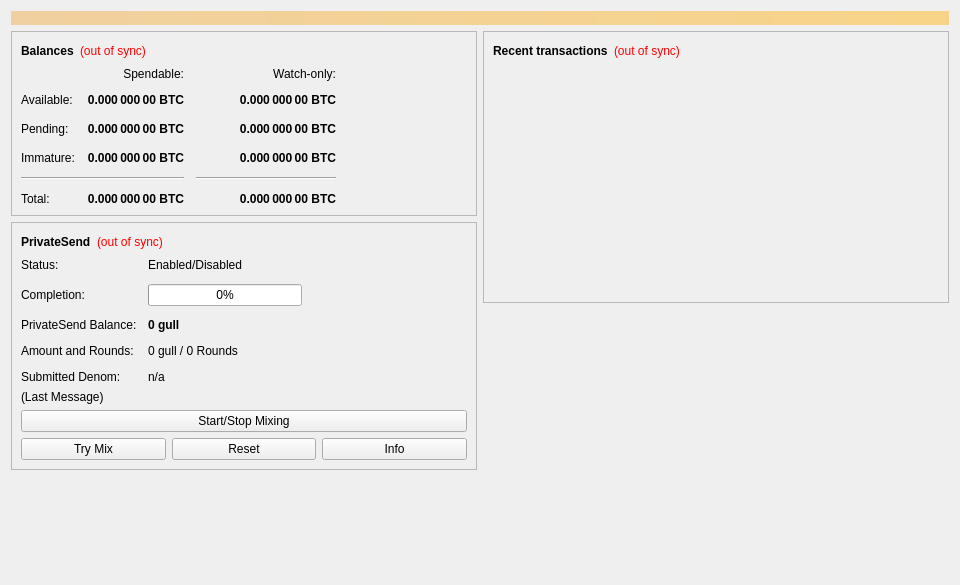
<?xml version="1.0" encoding="UTF-8"?>
<ui version="4.0">
 <class>OverviewPage</class>
 <widget class="QWidget" name="OverviewPage">
  <property name="geometry">
   <rect>
    <x>0</x>
    <y>0</y>
    <width>960</width>
    <height>585</height>
   </rect>
  </property>
  <property name="minimumSize">
   <size>
    <width>960</width>
    <height>0</height>
   </size>
  </property>
  <property name="windowTitle">
   <string>Form</string>
  </property>
  <layout class="QVBoxLayout" name="topLayout">
   <item>
    <widget class="QLabel" name="labelAlerts">
     <property name="visible">
      <bool>false</bool>
     </property>
     <property name="styleSheet">
      <string notr="true">QLabel { background-color: qlineargradient(x1: 0, y1: 0, x2: 1, y2: 0, stop:0 #F0D0A0, stop:1 #F8D488); color:#000000; }</string>
     </property>
     <property name="wordWrap">
      <bool>true</bool>
     </property>
     <property name="margin">
      <number>3</number>
     </property>
     <property name="textInteractionFlags">
      <set>Qt::TextSelectableByMouse</set>
     </property>
    </widget>
   </item>
   <item>
    <layout class="QHBoxLayout" name="horizontalLayout" stretch="1,1">
     <item>
      <layout class="QVBoxLayout" name="verticalLayout_2">
       <item>
        <widget class="QFrame" name="frame">
         <property name="frameShape">
          <enum>QFrame::StyledPanel</enum>
         </property>
         <property name="frameShadow">
          <enum>QFrame::Raised</enum>
         </property>
         <layout class="QVBoxLayout" name="verticalLayout_4">
          <item>
           <layout class="QHBoxLayout" name="horizontalLayout_4">
            <item>
             <widget class="QLabel" name="label_5">
              <property name="font">
               <font>
                <weight>75</weight>
                <bold>true</bold>
               </font>
              </property>
              <property name="text">
               <string>Balances</string>
              </property>
             </widget>
            </item>
            <item>
             <widget class="QLabel" name="labelWalletStatus">
              <property name="toolTip">
               <string>The displayed information may be out of date. Your wallet automatically synchronizes with the gull network after a connection is established, but this process has not completed yet.</string>
              </property>
              <property name="styleSheet">
               <string notr="true">QLabel { color: red; }</string>
              </property>
              <property name="text">
               <string notr="true">(out of sync)</string>
              </property>
              <property name="alignment">
               <set>Qt::AlignLeading|Qt::AlignLeft|Qt::AlignVCenter</set>
              </property>
             </widget>
            </item>
            <item>
             <spacer name="horizontalSpacer_3">
              <property name="orientation">
               <enum>Qt::Horizontal</enum>
              </property>
              <property name="sizeHint" stdset="0">
               <size>
                <width>40</width>
                <height>20</height>
               </size>
              </property>
             </spacer>
            </item>
           </layout>
          </item>
          <item>
           <layout class="QGridLayout" name="gridLayout">
            <property name="spacing">
             <number>12</number>
            </property>
            <item row="2" column="2">
             <widget class="QLabel" name="labelWatchPending">
              <property name="font">
               <font>
                <weight>75</weight>
                <bold>true</bold>
               </font>
              </property>
              <property name="cursor">
               <cursorShape>IBeamCursor</cursorShape>
              </property>
              <property name="toolTip">
               <string>Unconfirmed transactions to watch-only addresses</string>
              </property>
              <property name="text">
               <string notr="true">0.000 000 00 BTC</string>
              </property>
              <property name="alignment">
               <set>Qt::AlignRight|Qt::AlignTrailing|Qt::AlignVCenter</set>
              </property>
              <property name="textInteractionFlags">
               <set>Qt::LinksAccessibleByMouse|Qt::TextSelectableByKeyboard|Qt::TextSelectableByMouse</set>
              </property>
             </widget>
            </item>
            <item row="2" column="1">
             <widget class="QLabel" name="labelUnconfirmed">
              <property name="font">
               <font>
                <weight>75</weight>
                <bold>true</bold>
               </font>
              </property>
              <property name="cursor">
               <cursorShape>IBeamCursor</cursorShape>
              </property>
              <property name="toolTip">
               <string>Total of transactions that have yet to be confirmed, and do not yet count toward the spendable balance</string>
              </property>
              <property name="text">
               <string notr="true">0.000 000 00 BTC</string>
              </property>
              <property name="alignment">
               <set>Qt::AlignRight|Qt::AlignTrailing|Qt::AlignVCenter</set>
              </property>
              <property name="textInteractionFlags">
               <set>Qt::LinksAccessibleByMouse|Qt::TextSelectableByKeyboard|Qt::TextSelectableByMouse</set>
              </property>
             </widget>
            </item>
            <item row="3" column="2">
             <widget class="QLabel" name="labelWatchImmature">
              <property name="font">
               <font>
                <weight>75</weight>
                <bold>true</bold>
               </font>
              </property>
              <property name="cursor">
               <cursorShape>IBeamCursor</cursorShape>
              </property>
              <property name="toolTip">
               <string>Mined balance in watch-only addresses that has not yet matured</string>
              </property>
              <property name="text">
               <string notr="true">0.000 000 00 BTC</string>
              </property>
              <property name="alignment">
               <set>Qt::AlignRight|Qt::AlignTrailing|Qt::AlignVCenter</set>
              </property>
              <property name="textInteractionFlags">
               <set>Qt::LinksAccessibleByMouse|Qt::TextSelectableByKeyboard|Qt::TextSelectableByMouse</set>
              </property>
             </widget>
            </item>
            <item row="4" column="0" colspan="2">
             <widget class="Line" name="lineSpendableBalance">
              <property name="orientation">
               <enum>Qt::Horizontal</enum>
              </property>
             </widget>
            </item>
            <item row="4" column="2">
             <widget class="Line" name="lineWatchBalance">
              <property name="sizePolicy">
               <sizepolicy hsizetype="Preferred" vsizetype="Fixed">
                <horstretch>0</horstretch>
                <verstretch>0</verstretch>
               </sizepolicy>
              </property>
              <property name="minimumSize">
               <size>
                <width>140</width>
                <height>0</height>
               </size>
              </property>
              <property name="orientation">
               <enum>Qt::Horizontal</enum>
              </property>
             </widget>
            </item>
            <item row="5" column="0">
             <widget class="QLabel" name="labelTotalText">
              <property name="text">
               <string>Total:</string>
              </property>
             </widget>
            </item>
            <item row="3" column="1">
             <widget class="QLabel" name="labelImmature">
              <property name="font">
               <font>
                <weight>75</weight>
                <bold>true</bold>
               </font>
              </property>
              <property name="cursor">
               <cursorShape>IBeamCursor</cursorShape>
              </property>
              <property name="toolTip">
               <string>Mined balance that has not yet matured</string>
              </property>
              <property name="text">
               <string notr="true">0.000 000 00 BTC</string>
              </property>
              <property name="alignment">
               <set>Qt::AlignRight|Qt::AlignTrailing|Qt::AlignVCenter</set>
              </property>
              <property name="textInteractionFlags">
               <set>Qt::LinksAccessibleByMouse|Qt::TextSelectableByKeyboard|Qt::TextSelectableByMouse</set>
              </property>
             </widget>
            </item>
            <item row="2" column="3">
             <spacer name="horizontalSpacer_2">
              <property name="orientation">
               <enum>Qt::Horizontal</enum>
              </property>
              <property name="sizeHint" stdset="0">
               <size>
                <width>40</width>
                <height>20</height>
               </size>
              </property>
             </spacer>
            </item>
            <item row="3" column="0">
             <widget class="QLabel" name="labelImmatureText">
              <property name="text">
               <string>Immature:</string>
              </property>
             </widget>
            </item>
            <item row="5" column="1">
             <widget class="QLabel" name="labelTotal">
              <property name="font">
               <font>
                <weight>75</weight>
                <bold>true</bold>
               </font>
              </property>
              <property name="cursor">
               <cursorShape>IBeamCursor</cursorShape>
              </property>
              <property name="toolTip">
               <string>Your current total balance</string>
              </property>
              <property name="text">
               <string notr="true">0.000 000 00 BTC</string>
              </property>
              <property name="alignment">
               <set>Qt::AlignRight|Qt::AlignTrailing|Qt::AlignVCenter</set>
              </property>
              <property name="textInteractionFlags">
               <set>Qt::LinksAccessibleByMouse|Qt::TextSelectableByKeyboard|Qt::TextSelectableByMouse</set>
              </property>
             </widget>
            </item>
            <item row="5" column="2">
             <widget class="QLabel" name="labelWatchTotal">
              <property name="font">
               <font>
                <weight>75</weight>
                <bold>true</bold>
               </font>
              </property>
              <property name="cursor">
               <cursorShape>IBeamCursor</cursorShape>
              </property>
              <property name="toolTip">
               <string>Current total balance in watch-only addresses</string>
              </property>
              <property name="text">
               <string notr="true">0.000 000 00 BTC</string>
              </property>
              <property name="alignment">
               <set>Qt::AlignRight|Qt::AlignTrailing|Qt::AlignVCenter</set>
              </property>
              <property name="textInteractionFlags">
               <set>Qt::LinksAccessibleByMouse|Qt::TextSelectableByKeyboard|Qt::TextSelectableByMouse</set>
              </property>
             </widget>
            </item>
            <item row="0" column="2">
             <widget class="QLabel" name="labelWatchonly">
              <property name="text">
               <string>Watch-only:</string>
              </property>
              <property name="alignment">
               <set>Qt::AlignRight|Qt::AlignTrailing|Qt::AlignVCenter</set>
              </property>
             </widget>
            </item>
            <item row="1" column="0">
             <widget class="QLabel" name="labelBalanceText">
              <property name="text">
               <string>Available:</string>
              </property>
             </widget>
            </item>
            <item row="1" column="1">
             <widget class="QLabel" name="labelBalance">
              <property name="font">
               <font>
                <weight>75</weight>
                <bold>true</bold>
               </font>
              </property>
              <property name="cursor">
               <cursorShape>IBeamCursor</cursorShape>
              </property>
              <property name="toolTip">
               <string>Your current spendable balance</string>
              </property>
              <property name="text">
               <string notr="true">0.000 000 00 BTC</string>
              </property>
              <property name="alignment">
               <set>Qt::AlignRight|Qt::AlignTrailing|Qt::AlignVCenter</set>
              </property>
              <property name="textInteractionFlags">
               <set>Qt::LinksAccessibleByMouse|Qt::TextSelectableByKeyboard|Qt::TextSelectableByMouse</set>
              </property>
             </widget>
            </item>
            <item row="1" column="2">
             <widget class="QLabel" name="labelWatchAvailable">
              <property name="font">
               <font>
                <weight>75</weight>
                <bold>true</bold>
               </font>
              </property>
              <property name="cursor">
               <cursorShape>IBeamCursor</cursorShape>
              </property>
              <property name="toolTip">
               <string>Your current balance in watch-only addresses</string>
              </property>
              <property name="text">
               <string notr="true">0.000 000 00 BTC</string>
              </property>
              <property name="alignment">
               <set>Qt::AlignRight|Qt::AlignTrailing|Qt::AlignVCenter</set>
              </property>
              <property name="textInteractionFlags">
               <set>Qt::LinksAccessibleByMouse|Qt::TextSelectableByKeyboard|Qt::TextSelectableByMouse</set>
              </property>
             </widget>
            </item>
            <item row="2" column="0">
             <widget class="QLabel" name="labelPendingText">
              <property name="text">
               <string>Pending:</string>
              </property>
             </widget>
            </item>
            <item row="0" column="1">
             <widget class="QLabel" name="labelSpendable">
              <property name="text">
               <string>Spendable:</string>
              </property>
              <property name="alignment">
               <set>Qt::AlignRight|Qt::AlignTrailing|Qt::AlignVCenter</set>
              </property>
             </widget>
            </item>
           </layout>
          </item>
         </layout>
        </widget>
       </item>
       <item>
        <widget class="QFrame" name="framePrivateSend">
         <property name="layoutDirection">
          <enum>Qt::LeftToRight</enum>
         </property>
         <property name="frameShape">
          <enum>QFrame::StyledPanel</enum>
         </property>
         <property name="frameShadow">
          <enum>QFrame::Raised</enum>
         </property>
         <layout class="QVBoxLayout" name="VerticalLayout_PS1">
          <item>
           <layout class="QHBoxLayout" name="horizontalLayout_5">
            <item>
             <widget class="QLabel" name="labelPrivateSendHeader">
              <property name="font">
               <font>
                <weight>75</weight>
                <bold>true</bold>
               </font>
              </property>
              <property name="text">
               <string>PrivateSend</string>
              </property>
             </widget>
            </item>
            <item>
             <widget class="QLabel" name="labelPrivateSendSyncStatus">
              <property name="toolTip">
               <string>The displayed information may be out of date. Your wallet automatically synchronizes with the gull network after a connection is established, but this process has not completed yet.</string>
              </property>
              <property name="styleSheet">
               <string notr="true">QLabel { color: red; }</string>
              </property>
              <property name="text">
               <string notr="true">(out of sync)</string>
              </property>
              <property name="alignment">
               <set>Qt::AlignLeading|Qt::AlignLeft|Qt::AlignVCenter</set>
              </property>
             </widget>
            </item>
            <item>
             <spacer name="horizontalSpacer_4">
              <property name="orientation">
               <enum>Qt::Horizontal</enum>
              </property>
              <property name="sizeHint" stdset="0">
               <size>
                <width>40</width>
                <height>20</height>
               </size>
              </property>
             </spacer>
            </item>
           </layout>
          </item>
          <item>
           <layout class="QFormLayout" name="privateSendFormLayout">
            <property name="fieldGrowthPolicy">
             <enum>QFormLayout::AllNonFixedFieldsGrow</enum>
            </property>
            <property name="horizontalSpacing">
             <number>11</number>
            </property>
            <property name="verticalSpacing">
             <number>12</number>
            </property>
            <item row="0" column="0">
             <widget class="QLabel" name="labelPrivateSendEnabledText">
              <property name="text">
               <string>Status:</string>
              </property>
             </widget>
            </item>
            <item row="0" column="1">
             <widget class="QLabel" name="labelPrivateSendEnabled">
              <property name="text">
               <string>Enabled/Disabled</string>
              </property>
             </widget>
            </item>
            <item row="1" column="0">
             <widget class="QLabel" name="labelCompletitionText">
              <property name="text">
               <string>Completion:</string>
              </property>
             </widget>
            </item>
            <item row="1" column="1">
             <widget class="QProgressBar" name="privateSendProgress">
              <property name="maximumSize">
               <size>
                <width>154</width>
                <height>16777215</height>
               </size>
              </property>
              <property name="value">
               <number>0</number>
              </property>
             </widget>
            </item>
            <item row="2" column="0">
             <widget class="QLabel" name="labelAnonymizedText">
              <property name="text">
               <string>PrivateSend Balance:</string>
              </property>
             </widget>
            </item>
            <item row="2" column="1">
             <widget class="QLabel" name="labelAnonymized">
              <property name="font">
               <font>
                <weight>75</weight>
                <bold>true</bold>
               </font>
              </property>
              <property name="text">
               <string notr="true">0 gull</string>
              </property>
             </widget>
            </item>
            <item row="3" column="0">
             <widget class="QLabel" name="labelAmountAndRoundsText">
              <property name="text">
               <string>Amount and Rounds:</string>
              </property>
             </widget>
            </item>
            <item row="3" column="1">
             <widget class="QLabel" name="labelAmountRounds">
              <property name="text">
               <string>0 gull / 0 Rounds</string>
              </property>
             </widget>
            </item>
            <item row="4" column="0">
             <widget class="QLabel" name="labelSubmittedDenomText">
              <property name="text">
               <string>Submitted Denom:</string>
              </property>
             </widget>
            </item>
            <item row="4" column="1">
             <widget class="QLabel" name="labelSubmittedDenom">
              <property name="toolTip">
               <string>The denominations you submitted to the Masternode.&lt;br&gt;To mix, other users must submit the exact same denominations.</string>
              </property>
              <property name="text">
               <string>n/a</string>
              </property>
             </widget>
            </item>
           </layout>
          </item>
          <item>
           <layout class="QVBoxLayout" name="VerticalLayout_PS">
            <item>
             <widget class="QLabel" name="labelPrivateSendLastMessage">
              <property name="text">
               <string>(Last Message)</string>
              </property>
              <property name="alignment">
               <set>Qt::AlignLeading|Qt::AlignLeft|Qt::AlignTop</set>
              </property>
              <property name="wordWrap">
               <bool>true</bool>
              </property>
             </widget>
            </item>
            <item>
             <widget class="QPushButton" name="togglePrivateSend">
              <property name="sizePolicy">
               <sizepolicy hsizetype="MinimumExpanding" vsizetype="Fixed">
                <horstretch>0</horstretch>
                <verstretch>0</verstretch>
               </sizepolicy>
              </property>
              <property name="text">
               <string>Start/Stop Mixing</string>
              </property>
             </widget>
            </item>
            <item>
             <layout class="QHBoxLayout" name="horizontalLayout_debugbuttons">
              <item>
               <widget class="QPushButton" name="privateSendAuto">
                <property name="sizePolicy">
                 <sizepolicy hsizetype="MinimumExpanding" vsizetype="Fixed">
                  <horstretch>0</horstretch>
                  <verstretch>0</verstretch>
                 </sizepolicy>
                </property>
                <property name="toolTip">
                 <string>Try to manually submit a PrivateSend request.</string>
                </property>
                <property name="text">
                 <string>Try Mix</string>
                </property>
               </widget>
              </item>
              <item>
               <widget class="QPushButton" name="privateSendReset">
                <property name="sizePolicy">
                 <sizepolicy hsizetype="MinimumExpanding" vsizetype="Fixed">
                  <horstretch>0</horstretch>
                  <verstretch>0</verstretch>
                 </sizepolicy>
                </property>
                <property name="toolTip">
                 <string>Reset the current status of PrivateSend (can interrupt PrivateSend if it's in the process of Mixing, which can cost you money!)</string>
                </property>
                <property name="autoFillBackground">
                 <bool>false</bool>
                </property>
                <property name="text">
                 <string>Reset</string>
                </property>
               </widget>
              </item>
              <item>
               <widget class="QPushButton" name="privateSendInfo">
                <property name="sizePolicy">
                 <sizepolicy hsizetype="MinimumExpanding" vsizetype="Fixed">
                  <horstretch>0</horstretch>
                  <verstretch>0</verstretch>
                 </sizepolicy>
                </property>
                <property name="toolTip">
                 <string>Information about PrivateSend and Mixing</string>
                </property>
                <property name="text">
                 <string>Info</string>
                </property>
               </widget>
              </item>
             </layout>
            </item>
           </layout>
          </item>
         </layout>
        </widget>
       </item>
       <item>
        <spacer name="verticalSpacer">
         <property name="orientation">
          <enum>Qt::Vertical</enum>
         </property>
         <property name="sizeHint" stdset="0">
          <size>
           <width>20</width>
           <height>40</height>
          </size>
         </property>
        </spacer>
       </item>
      </layout>
     </item>
     <item>
      <layout class="QVBoxLayout" name="verticalLayout_3">
       <item>
        <widget class="QFrame" name="frame_2">
         <property name="frameShape">
          <enum>QFrame::StyledPanel</enum>
         </property>
         <property name="frameShadow">
          <enum>QFrame::Raised</enum>
         </property>
         <layout class="QVBoxLayout" name="verticalLayout">
          <item>
           <layout class="QHBoxLayout" name="horizontalLayout_2">
            <item>
             <widget class="QLabel" name="label_4">
              <property name="font">
               <font>
                <weight>75</weight>
                <bold>true</bold>
               </font>
              </property>
              <property name="text">
               <string>Recent transactions</string>
              </property>
             </widget>
            </item>
            <item>
             <widget class="QLabel" name="labelTransactionsStatus">
              <property name="toolTip">
               <string>The displayed information may be out of date. Your wallet automatically synchronizes with the gull network after a connection is established, but this process has not completed yet.</string>
              </property>
              <property name="styleSheet">
               <string notr="true">QLabel { color: red; }</string>
              </property>
              <property name="text">
               <string notr="true">(out of sync)</string>
              </property>
              <property name="alignment">
               <set>Qt::AlignLeading|Qt::AlignLeft|Qt::AlignVCenter</set>
              </property>
             </widget>
            </item>
            <item>
             <spacer name="horizontalSpacer">
              <property name="orientation">
               <enum>Qt::Horizontal</enum>
              </property>
              <property name="sizeHint" stdset="0">
               <size>
                <width>40</width>
                <height>20</height>
               </size>
              </property>
             </spacer>
            </item>
           </layout>
          </item>
          <item>
           <widget class="QListView" name="listTransactions">
            <property name="styleSheet">
             <string notr="true">QListView { background: transparent; }</string>
            </property>
            <property name="frameShape">
             <enum>QFrame::NoFrame</enum>
            </property>
            <property name="verticalScrollBarPolicy">
             <enum>Qt::ScrollBarAlwaysOff</enum>
            </property>
            <property name="horizontalScrollBarPolicy">
             <enum>Qt::ScrollBarAlwaysOff</enum>
            </property>
            <property name="selectionMode">
             <enum>QAbstractItemView::NoSelection</enum>
            </property>
           </widget>
          </item>
         </layout>
        </widget>
       </item>
       <item>
        <spacer name="verticalSpacer_2">
         <property name="orientation">
          <enum>Qt::Vertical</enum>
         </property>
         <property name="sizeHint" stdset="0">
          <size>
           <width>20</width>
           <height>40</height>
          </size>
         </property>
        </spacer>
       </item>
      </layout>
     </item>
    </layout>
   </item>
  </layout>
 </widget>
 <resources/>
 <connections/>
</ui>
